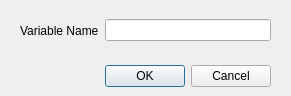
<?xml version="1.0" encoding="UTF-8"?>
<ui version="4.0">
 <class>NameAsker</class>
 <widget class="QDialog" name="NameAsker">
  <property name="geometry">
   <rect>
    <x>0</x>
    <y>0</y>
    <width>291</width>
    <height>96</height>
   </rect>
  </property>
  <property name="windowTitle">
   <string>Please enter a name</string>
  </property>
  <widget class="QDialogButtonBox" name="buttonBox">
   <property name="geometry">
    <rect>
     <x>20</x>
     <y>60</y>
     <width>251</width>
     <height>32</height>
    </rect>
   </property>
   <property name="orientation">
    <enum>Qt::Horizontal</enum>
   </property>
   <property name="standardButtons">
    <set>QDialogButtonBox::Cancel|QDialogButtonBox::Ok</set>
   </property>
  </widget>
  <widget class="QWidget" name="horizontalLayoutWidget">
   <property name="geometry">
    <rect>
     <x>20</x>
     <y>10</y>
     <width>251</width>
     <height>41</height>
    </rect>
   </property>
   <layout class="QHBoxLayout" name="horizontalLayout">
    <item>
     <widget class="QLabel" name="labelName">
      <property name="text">
       <string>Variable Name</string>
      </property>
     </widget>
    </item>
    <item>
     <widget class="QLineEdit" name="lineEditName"/>
    </item>
   </layout>
  </widget>
 </widget>
 <resources/>
 <connections>
  <connection>
   <sender>buttonBox</sender>
   <signal>accepted()</signal>
   <receiver>NameAsker</receiver>
   <slot>accept()</slot>
   <hints>
    <hint type="sourcelabel">
     <x>238</x>
     <y>74</y>
    </hint>
    <hint type="destinationlabel">
     <x>157</x>
     <y>95</y>
    </hint>
   </hints>
  </connection>
  <connection>
   <sender>buttonBox</sender>
   <signal>rejected()</signal>
   <receiver>NameAsker</receiver>
   <slot>reject()</slot>
   <hints>
    <hint type="sourcelabel">
     <x>270</x>
     <y>80</y>
    </hint>
    <hint type="destinationlabel">
     <x>286</x>
     <y>95</y>
    </hint>
   </hints>
  </connection>
 </connections>
</ui>
